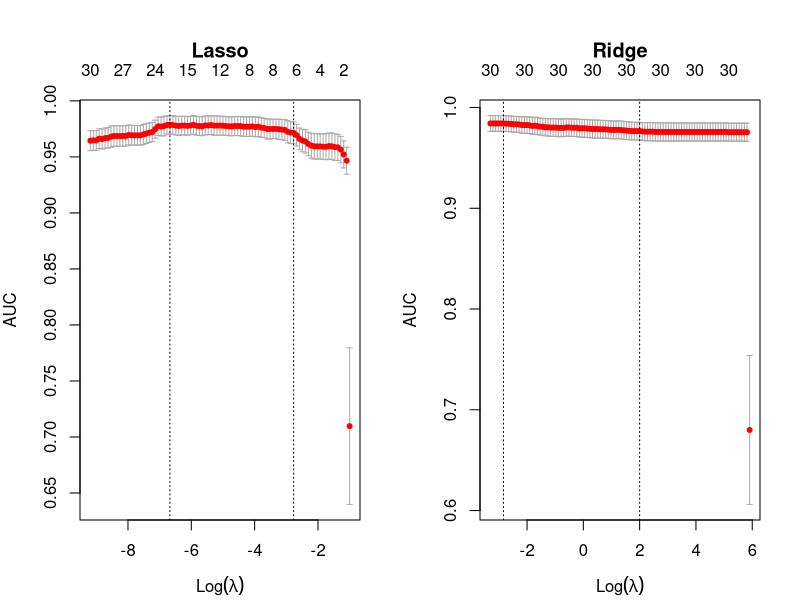
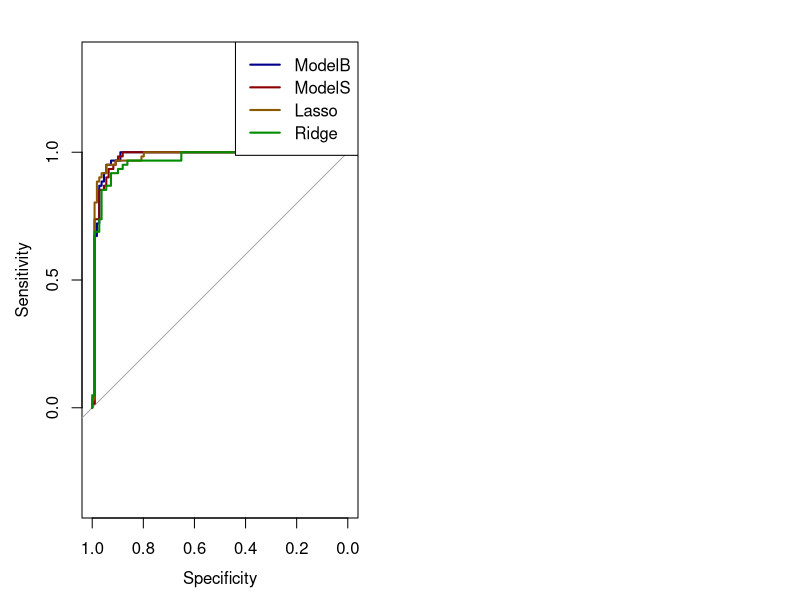

Source code (R) for these figures, in order:
## ---- chunk 1
rm(list = ls())
knitr::opts_chunk$set(echo = TRUE)
library(caret)
library(data.table)
library(glmnet)
library(MASS)
library(pROC)
library(tidyr)
## ---- chunk 2
# Enter code here.
set.seed(984065)
wdbc2.dt <- fread("data/wdbc2.csv")
wdbc2.dt$diagnosis <- ifelse(wdbc2.dt$diagnosis=='malignant',1,0)

ind <- createDataPartition(wdbc2.dt$diagnosis, p=0.7, list=FALSE)
data.train <- wdbc2.dt[ind,]
data.test <- wdbc2.dt[-ind,]

# check that the split is actually 70-30
# table(wdbc2.dt$diagnosis)[1] / (table(wdbc2.dt$diagnosis)[1] + table(wdbc2.dt$diagnosis)[2])
# table(data1.train$diagnosis)[1] / (table(data1.train$diagnosis)[1] + table(data1.train$diagnosis)[2])
# table(data1.test$diagnosis)[1] / (table(data1.test$diagnosis)[1] + table(data1.test$diagnosis)[2])

X.train <- data.train[, !c("diagnosis","id"), with=FALSE]
X.test  <- data.test [, !c("diagnosis","id"), with=FALSE]
y.train <- data.train[,  c("diagnosis"), with=FALSE]
y.test  <- data.test [,  c("diagnosis"), with=FALSE]

fit.cv.lasso <- cv.glmnet(as.matrix(X.train), as.matrix(y.train), family='binomial', type.measure = c('auc'))
fit.cv.ridge <- cv.glmnet(as.matrix(X.train), as.matrix(y.train), family='binomial', type.measure = c('auc'), alpha=0)
par(mfrow=c(1,2), mar=c(4,4,5,2))
plot(fit.cv.lasso, main="Lasso")
plot(fit.cv.ridge, main="Ridge")
## ---- chunk 3
# Enter code here.
lasso.min.pos    <- which(fit.cv.lasso$lambda==fit.cv.lasso$lambda.min)
lasso.1se.pos    <- which(fit.cv.lasso$lambda==fit.cv.lasso$lambda.1se)
lasso.model      <- 'lasso'
lasso.lambda.min <- round(fit.cv.lasso$lambda.min,3)
lasso.lambda.1se <- round(fit.cv.lasso$lambda.1se,3)
lasso.model.min  <- round(fit.cv.lasso$nzero[lasso.min.pos],3)
lasso.model.1se  <- round(fit.cv.lasso$nzero[lasso.1se.pos],3)
lasso.auc.min    <- round(fit.cv.lasso$cvm[lasso.min.pos],3)
lasso.auc.1se    <- round(fit.cv.lasso$cvm[lasso.1se.pos],3)

ridge.min.pos    <- which(fit.cv.ridge$lambda==fit.cv.ridge$lambda.min)
ridge.1se.pos    <- which(fit.cv.ridge$lambda==fit.cv.ridge$lambda.1se)
ridge.model      <- 'ridge'
ridge.lambda.min <- round(fit.cv.ridge$lambda.min,3)
ridge.lambda.1se <- round(fit.cv.ridge$lambda.1se,3)
ridge.model.min  <- round(fit.cv.ridge$nzero[ridge.min.pos],3)
ridge.model.1se  <- round(fit.cv.ridge$nzero[ridge.1se.pos],3)
ridge.auc.min    <- round(fit.cv.ridge$cvm[ridge.min.pos],3)
ridge.auc.1se    <- round(fit.cv.ridge$cvm[ridge.1se.pos],3)

model.lasso.row  <- c(lasso.model, lasso.lambda.min, lasso.model.min, lasso.auc.min, lasso.lambda.1se, lasso.model.1se, lasso.auc.1se)
model.ridge.row  <- c(ridge.model, ridge.lambda.min, ridge.model.min, ridge.auc.min, ridge.lambda.1se, ridge.model.1se, ridge.auc.1se)
results.train    <- as.data.table(rbind(model.lasso.row, model.ridge.row))
cols             <- c('model', 'lambda.min', 'variables.min', 'auc.min', 'lambda.1se', 'variables.1se', 'auc.1se')
setnames(results.train, cols)

results.train
## ---- chunk 4
full.model <- suppressWarnings(glm(data.train$diagnosis ~ . , data=data.train, family='binomial'))
modelB     <- suppressWarnings(stepAIC(full.model, direction="back", trace=FALSE))
null.model <- suppressWarnings(glm(data.train$diagnosis ~ 1 , data=data.train, family='binomial'))
modelS     <- suppressWarnings(stepAIC(null.model, scope=list(upper=full.model), direction="forward", trace=FALSE))

modelB
modelS
## ---- chunk 5
# Enter code here.
# Chi-square goodness of fit tests and deviance
signif(pchisq(modelB$null.deviance - modelB$deviance, df=12, lower.tail=FALSE),2)
signif(pchisq(modelS$null.deviance - modelS$deviance, df=14, lower.tail=FALSE),2)
## ---- chunk 6
# Enter code here.
auc.modelB <- roc(data.train$diagnosis, modelB$fitted.values)
auc.modelS <- roc(data.train$diagnosis, modelS$fitted.values)
auc.modelB$auc
auc.modelS$auc
## ---- chunk 7
# Enter code here.
modelB.pred <- predict(modelB, newdata=data.test, type='response')
modelS.pred <- predict(modelS, newdata=data.test, type='response')
lasso.pred  <- predict(fit.cv.lasso, newx=as.matrix(X.test), s=lasso.lambda.1se, type='response')
ridge.pred  <- predict(fit.cv.ridge, newx=as.matrix(X.test), s=ridge.lambda.1se, type='response')

roc.modelB <- roc(data.test$diagnosis, modelB.pred , plot=TRUE, col='blue4')
roc.modelS <- roc(data.test$diagnosis, modelS.pred , plot=TRUE, col='red4', add=TRUE)
roc.lasso  <- roc(data.test$diagnosis, lasso.pred  , plot=TRUE, col='orange4', add=TRUE)
roc.ridge  <- roc(data.test$diagnosis, ridge.pred  , plot=TRUE, col='green4', add=TRUE)
legend(x = 'topright', legend = c('ModelB', 'ModelS', 'Lasso', 'Ridge'), 
        col=c('blue4', 'red4', 'orange4', 'green4'), lwd=2)

row1 <- c('lasso' , signif(roc.lasso$auc,4), signif(lasso.auc.1se,4))
row2 <- c('ridge' , signif(roc.ridge$auc,4), signif(ridge.auc.1se,4))
row3 <- c('modelB', signif(roc.modelB$auc,4), signif(auc.modelB$auc,4))
row4 <- c('modelS', signif(roc.modelS$auc,4), signif(auc.modelS$auc,4))
results.final <- as.data.table(rbind(row1,row2,row3,row4))
cols <- c('model', 'AUC.test', 'AUC.train')
setnames(results.final, cols)
results.final[order(-AUC.test),]
## ---- chunk 8
#' This is a function that takes as impute a column of a data.table and imputes 
#' the NAs with its mean / mode if the vector is numeric or categorical respectively.
#' @param x A vector of numeric or categorical values for which the NAs will be imputed.
impute.to.median <- function(x) {
    if (all(na.omit(x) %in% 0L:2L)){
      x[is.na(x)] = median(x, na.rm=TRUE)
    } 
    return(x)
  }
## ---- chunk 9
# Enter code here.
gdm.dt <- fread("data/GDM.raw.txt")
numcols <- colnames(gdm.dt)
gdm.dt %>% .[, (numcols) := lapply(.SD, impute.to.median), .SDcols = numcols]
folds <- createFolds(gdm.dt$pheno, k=5)
## ---- chunk 10
univ.glm.test <- function(x, y, order=FALSE) {
  # stopifnot(class(x)[1] == 'data table')
  stopifnot(y %in% 0:1)
  stopifnot(length(x) == length(y))
  regr <- glm(y ~ x, family='binomial')
  ## remove the row corresponding to the intercept and the column containing
  ## the t-value, then convert to a dataframe
  output <- data.table(coef(summary(regr)))[-1, -3]
  ## assign better column names
  colnames(output) <- c("beta", "std.error", "p.value")
  if(order){return(output[order(-p.value),])} else{return(output)}
}
## ---- chunk 11
# Enter code here.
crude.folds <- NULL
for (fold in 1:length(folds)) {
  gdm.dt.train <- gdm.dt[-folds[[fold]]]
  crude <- NULL
  for (snp in 3:ncol(gdm.dt.train)) { # skip the outcome column
    crude <- rbind(crude,
    univ.glm.test(gdm.dt.train[[snp]], gdm.dt.train[[2]]))
    }
  crude <- cbind(snp=colnames(gdm.dt)[-1], crude)
  crude.folds[[fold]] <- crude
}

## ---- chunk 12
# Enter code here.
## ---- chunk 13
# Enter code here.
## ---- chunk 14
# Enter code here.
## ---- chunk 15
# Enter code here.
## ---- chunk 16
# Enter code here.
## ---- chunk 17
# Enter code here.
## ---- chunk 18
# Enter code here.
## ---- chunk 19
# Enter code here.
## ---- chunk 20
# Enter code here.
